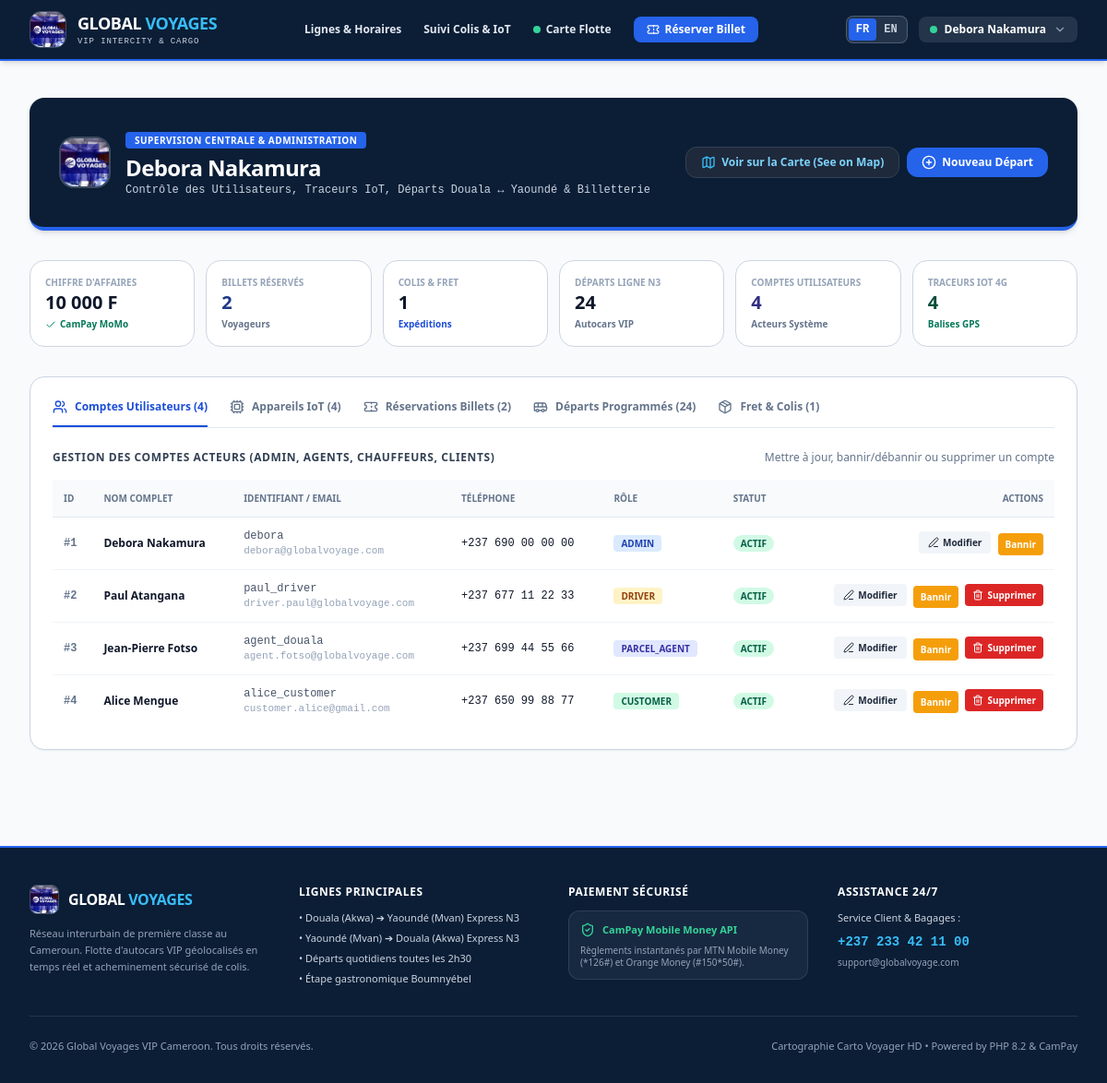
The app's page /admin/index.php?lang=fr (signed in) with its own data.
### tables this page shows
CREATE TABLE users (
    id INTEGER PRIMARY KEY AUTOINCREMENT,
    name VARCHAR(100) NOT NULL,
    username VARCHAR(50) UNIQUE NOT NULL,
    email VARCHAR(100) UNIQUE NOT NULL,
    password VARCHAR(255) NOT NULL,
    phone VARCHAR(30),
    role VARCHAR(20) NOT NULL DEFAULT 'CUSTOMER',
    created_at DATETIME DEFAULT CURRENT_TIMESTAMP
, status VARCHAR(20) DEFAULT 'ACTIVE');

### public/admin/index.php (the view, shortened to what the rows shown need)
<?php
require_once __DIR__ . '/../../src/Auth.php';
require_once __DIR__ . '/../../src/Language.php';
$currentUser = Auth::user();
$pdo = Database::getConnection();
$allUsers = $pdo->query("SELECT * FROM users ORDER BY id ASC")->fetchAll() ?: [];
include __DIR__ . '/../includes/header.php';
?>
<div class="max-w-7xl mx-auto px-4 sm:px-6 lg:px-8 py-10 space-y-8 animate-fadeIn">
  <div class="bg-[#0B1E36] text-white p-6 sm:p-8 rounded-2xl border-b-4 border-blue-600 shadow-md flex flex-col sm:flex-row sm:items-center justify-between gap-4">
    <div class="flex items-center gap-4">
      <div>
        <span class="px-2.5 py-0.5 rounded bg-blue-600 text-white font-black text-[10px] uppercase tracking-wider"><?= t('admin.bannerTitle', 'Supervision Centrale & Administration') ?></span>
        <h1 class="text-2xl font-black tracking-tight text-white mt-1"><?= htmlspecialchars($currentUser['name']) ?></h1>
        <p class="text-xs text-slate-300 font-mono"><?= t('admin.bannerSubtitle', 'Contrôle des Utilisateurs, Traceurs IoT, Départs Douala ↔ Yaoundé & Billetterie') ?></p>
      </div>
    </div>
  </div>
  <div class="bg-white rounded-2xl border border-slate-300 shadow-sm overflow-hidden p-6 space-y-6">
    <div id="admin-view-users" class="space-y-4">
      <div class="overflow-x-auto">
        <table class="w-full text-left text-xs">
          <thead class="bg-slate-50 border-b border-slate-200 text-slate-500 font-bold uppercase text-[10px]">
            <tr>
              <th class="p-3"><?= t('admin.colId') ?></th>
              <th class="p-3"><?= t('admin.colFullName') ?></th>
              <th class="p-3"><?= t('admin.colUsername') ?></th>
              <th class="p-3"><?= t('admin.colPhone') ?></th>
              <th class="p-3"><?= t('admin.colRole') ?></th>
              <th class="p-3"><?= t('admin.colStatus') ?></th>
              <th class="p-3 text-right"><?= t('admin.colActions') ?></th>
            </tr>
          </thead>
          <tbody class="divide-y divide-slate-100">
            <?php foreach ($allUsers as $u): ?>
              <?php $isBanned = ($u['status'] ?? 'ACTIVE') === 'BANNED'; ?>
              <tr class="hover:bg-slate-50/60 transition <?= $isBanned ? 'bg-red-50/40' : '' ?>">
                <td class="p-3 font-mono font-bold text-slate-500">#<?= $u['id'] ?></td>
                <td class="p-3 font-bold text-slate-900"><?= htmlspecialchars($u['name']) ?></td>
                <td class="p-3 font-mono text-slate-600"><?= htmlspecialchars($u['username']) ?><br><span class="text-slate-400 text-[11px]"><?= htmlspecialchars($u['email']) ?></span></td>
                <td class="p-3 font-mono"><?= htmlspecialchars($u['phone'] ?: 'N/A') ?></td>
                <td class="p-3">
                  <span class="px-2 py-0.5 rounded text-[10px] font-bold uppercase
                    <?= $u['role'] === 'ADMIN' ? 'bg-blue-100 text-blue-800' : ($u['role'] === 'DRIVER' ? 'bg-amber-100 text-amber-800' : ($u['role'] === 'BOOKING_AGENT' ? 'bg-purple-100 text-purple-800' : ($u['role'] === 'PARCEL_AGENT' ? 'bg-indigo-100 text-indigo-800' : 'bg-emerald-100 text-emerald-800'))) ?>">
                    <?= htmlspecialchars($u['role']) ?>
                  </span>
                </td>
                <td class="p-3">
                  <span class="px-2 py-0.5 rounded-full text-[10px] font-bold uppercase <?= $isBanned ? 'bg-red-100 text-red-800' : 'bg-emerald-100 text-emerald-800' ?>">
                    <?= $isBanned ? t('admin.statusBanned', 'BANNI / SUSPENDU') : t('admin.statusActive', 'ACTIF') ?>
                  </span>
                </td>
                <td class="p-3 text-right space-x-1">
                  <button type="button" onclick="openEditUserModal(<?= htmlspecialchars(json_encode($u)) ?>)"
                    class="px-2.5 py-1 rounded bg-slate-100 hover:bg-slate-200 text-slate-800 font-bold text-[10px] inline-flex items-center gap-1">
                    <i data-lucide="edit-3" class="w-3 h-3"></i>
                    <span><?= t('admin.btnEdit', 'Modifier') ?></span>
                  </button>
                  <form method="POST" class="inline" onsubmit="return confirm('<?= $isBanned ? 'Réactiver' : 'Bannir' ?> cet utilisateur ?');">
                    <button type="submit" class="px-2 py-1 rounded font-bold text-[10px] <?= $isBanned ? 'bg-emerald-600 text-white' : 'bg-amber-500 text-white' ?>">
                      <?= $isBanned ? 'Débannir' : 'Bannir' ?>
                    </button>
                  </form>
                  <?php if ($u['id'] !== $currentUser['id']): ?>
                    <form method="POST" class="inline" onsubmit="return confirm('Êtes-vous sûr de vouloir supprimer définitivement cet utilisateur ?');">
                      <button type="submit" class="px-2 py-1 rounded bg-red-600 hover:bg-red-700 text-white font-bold text-[10px] inline-flex items-center gap-1">
                        <i data-lucide="trash-2" class="w-3 h-3"></i>
                        <span><?= t('admin.btnDelete', 'Supprimer') ?></span>
                      </button>
                    </form>
                  <?php endif; ?>
                </td>
              </tr>
            <?php endforeach; ?>
          </tbody>
        </table>
      </div>
    </div>
  </div>
</div>
<?php include __DIR__ . '/../includes/footer.php'; ?>

### public/includes/header.php (shortened to what the rows shown need)
<?php
require_once __DIR__ . '/../../src/Language.php';
require_once __DIR__ . '/../../src/Auth.php';
$currLang = Language::current();
$user = Auth::user();
?>
<!DOCTYPE html>
<html lang="<?= $currLang ?>">
<head>
  <script src="https://cdn.tailwindcss.com"></script>
  <link rel="stylesheet" href="https://unpkg.com/leaflet@1.9.4/dist/leaflet.css" />
  <link rel="stylesheet" href="<?= BASE_URL ?>/assets/css/style.css">
</head>
<body class="bg-slate-50 text-slate-900 font-sans min-h-screen flex flex-col antialiased">
  <header class="bg-[#0B1E36] text-white sticky top-0 z-40 shadow-md border-b-2 border-blue-600">
    <div class="max-w-7xl mx-auto px-4 sm:px-6 lg:px-8 h-16 flex items-center justify-between">
      <div class="flex items-center gap-3">
        <?php if ($user): ?>
          <div class="relative group">
            <button type="button" class="flex items-center gap-2 px-3 py-1.5 rounded-lg bg-white/10 hover:bg-white/20 text-xs font-bold text-white transition cursor-pointer">
              <span class="w-2 h-2 rounded-full bg-emerald-400"></span>
              <span class="max-w-[120px] truncate"><?= htmlspecialchars($user['name']) ?></span>
              <i data-lucide="chevron-down" class="w-3.5 h-3.5 text-slate-400"></i>
            </button>
          </div>
        <?php endif; ?>
      </div>
    </div>
  </header>
  <main class="flex-grow">

### records on screen
users: name "Debora Nakamura", id "1", username "debora", email "debora@globalvoyage.com", phone "+237 690 00 00 00", role "ADMIN", status "Bannir"
users: id "2", name "Paul Atangana", username "paul_driver", email "driver.paul@globalvoyage.com", phone "+237 677 11 22 33", role "DRIVER", status "Bannir"
users: id "3", name "Jean-Pierre Fotso", username "agent_douala", email "agent.fotso@globalvoyage.com", phone "+237 699 44 55 66", role "PARCEL_AGENT", status "Bannir"
users: id "4", name "Alice Mengue", username "alice_customer", email "customer.alice@gmail.com", phone "+237 650 99 88 77", role "CUSTOMER", status "Bannir"

### other values on screen
t('nav.routes', 'Lignes & Horaires') "Lignes & Horaires"
t('nav.tracking', 'Suivi Colis & IoT') "Suivi Colis & IoT"
t('hero.tabMap', 'Carte Flotte') "Carte Flotte"
t('nav.book', 'Réserver Billet') "Réserver Billet"
t('admin.bannerTitle', 'Supervision Centrale & Administration') "SUPERVISION CENTRALE & ADMINISTRATION"
t('map.seeOnMap', 'Voir sur la Carte (See on Map)') "Voir sur la Carte (See on Map)"
t('admin.newTrip', 'Nouveau Départ') "Nouveau Départ"
t('admin.kpiRevenue', "Chiffre d'Affaires") "CHIFFRE D'AFFAIRES"
$revenue "10 000"
t('admin.kpiBookings', 'Billets Réservés') "BILLETS RÉSERVÉS"
$totalBookings "2"
t('admin.kpiParcels', 'Colis & Fret') "COLIS & FRET"
$totalParcels "1"
t('admin.kpiTrips', 'Départs Ligne N3') "DÉPARTS LIGNE N3"
$totalTrips "24"
